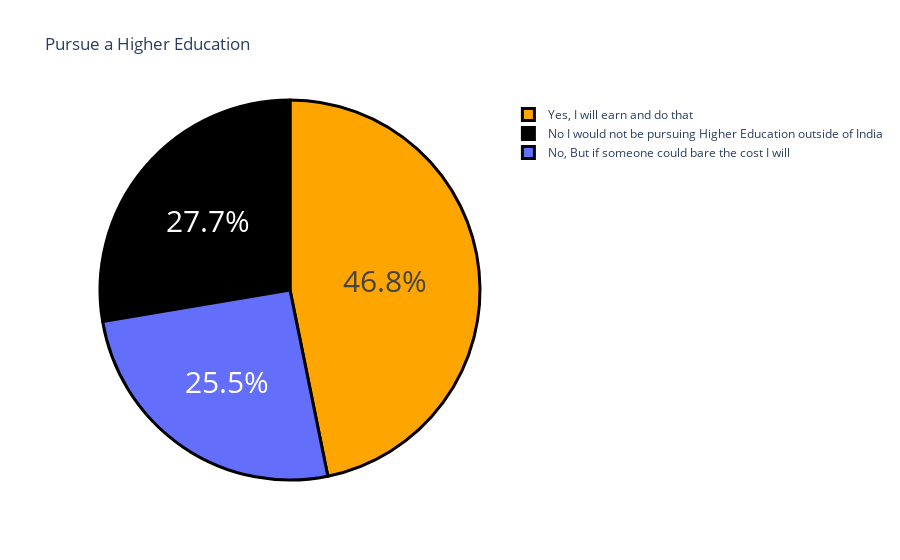

Notebook code cell kept with this figure:
### Code cell
# How many want to pursue higher education outside India with their investment?

q3 = "Would you definitely pursue a Higher Education / Post Graduation outside of India ? If only you have to self sponsor it."
q3 = data[q3].value_counts()

label = q3.index
counts = q3.values
colors = ["orange", "black"]

fig = go.Figure(data = [go.Pie(labels = label,values = counts)])
fig.update_layout(title_text = "Pursue a Higher Education ")

fig.update_traces(hoverinfo = "label+value",
                 textinfo = "percent",
                 textfont_size = 30,
                 marker = dict(colors = colors,
                              line = dict(color="black",
                                         width = 3)))
fig.show()

### Figure 1 — Plotly figure (JSON) as saved in the notebook; plotly's stock layout.template omitted (floating-point values rounded to 4 significant figures)
{"data": [{"hoverinfo": "label+value", "labels": ["Yes, I will earn and do that", "No I would not be pursuing Higher Education outside of India", "No, But if someone could bare the cost I will"], "marker": {"colors": ["orange", "black"], "line": {"color": "black", "width": 3}}, "textfont": {"size": 30}, "textinfo": "percent", "type": "pie", "values": [110, 65, 60]}], "layout": {"autosize": true, "title": {"text": "Pursue a Higher Education "}}}
